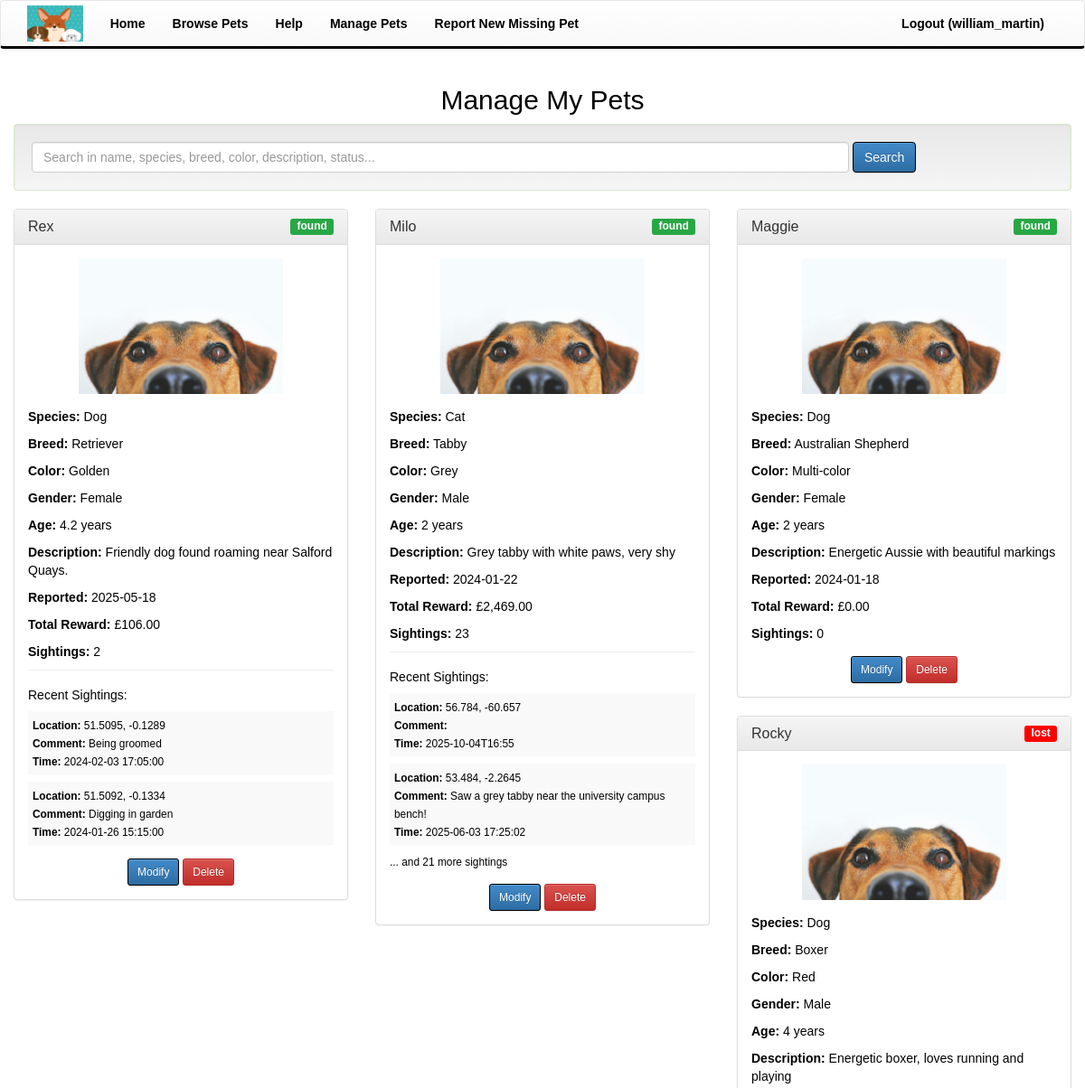
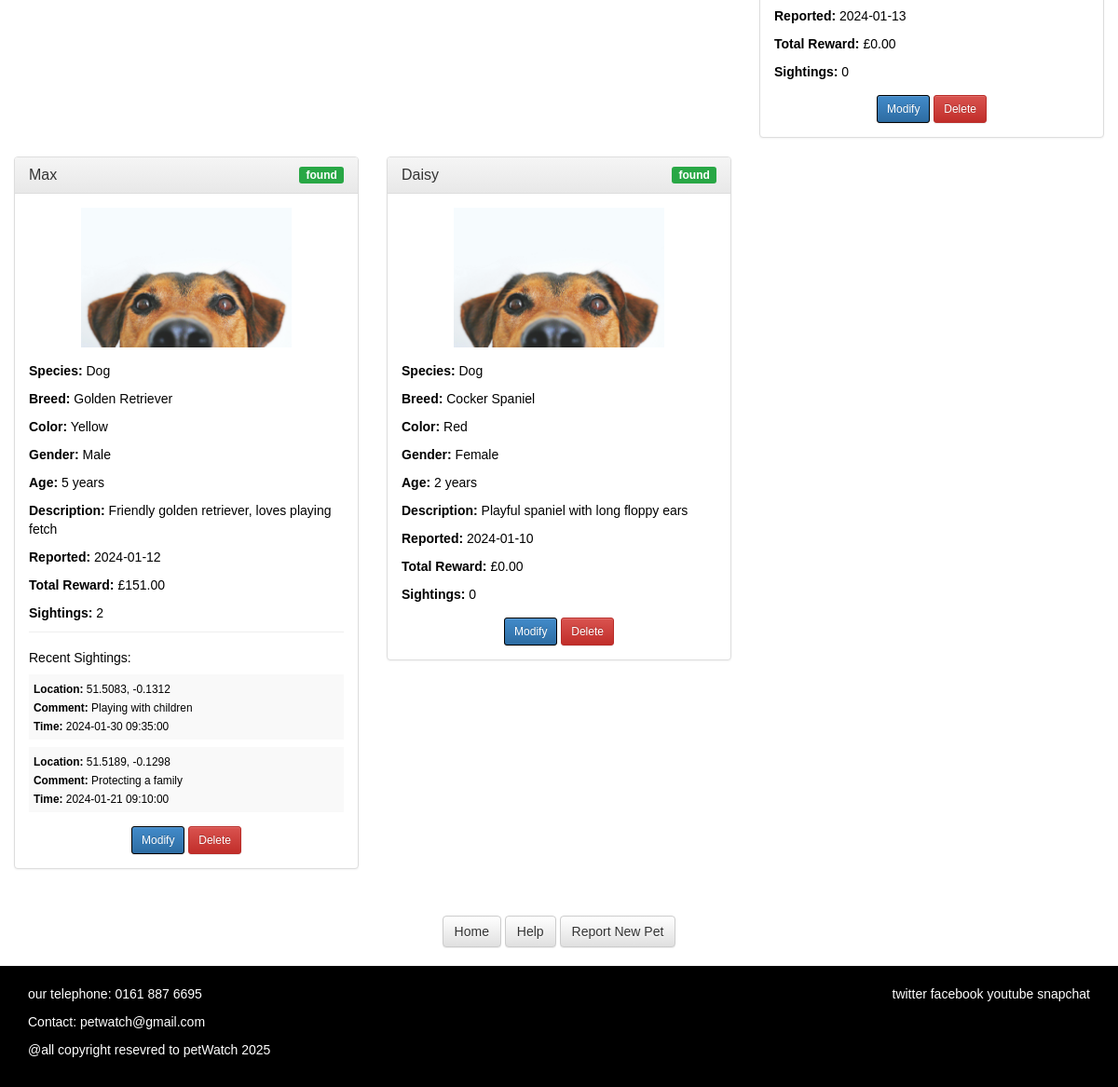
Page /petWatch/controllers/manage_pets.php (signed in) on the committed database (2 pictures, top to bottom).
### tables this page shows
CREATE TABLE "pets"
(
    id            INTEGER
        primary key autoincrement,
    name          TEXT,
    species       TEXT,
    breed         TEXT,
    color         TEXT,
    photo_url     TEXT,
    status        TEXT,
    description   TEXT,
    date_reported DATE,
    user_id       INTEGER
        references users,
    gender        TEXT,
    age           DECIMAL(4, 2),
    check (age >= 0 AND age <= 100),
    check (gender IN ('Male', 'Female')),
    check (status IN ('lost', 'found'))
);

CREATE TABLE sightings (
                           id INTEGER PRIMARY KEY AUTOINCREMENT,
                           pet_id INTEGER NOT NULL,
                           user_id INTEGER,
                           comment TEXT,
                           latitude REAL,
                           longitude REAL,
                           timestamp DATETIME DEFAULT CURRENT_TIMESTAMP, reward DECIMAL(20,2) CHECK(reward >= 0), count INTEGER CHECK(count >= 0 AND count <= 99999),
                           FOREIGN KEY (pet_id) REFERENCES pets(id),
                           FOREIGN KEY (user_id) REFERENCES users(id)
);

### petWatch/controllers/manage_pets.php (called while the page is built, shortened)
<?php
require_once '../Model/PetOwnerModel.php';
$db = getDbConnection();
$petOwnerModel = new PetOwnerModel($db);
$search = '';
$page = isset($_GET['page']) ? (int)$_GET['page'] : 1;
$perPage = 9;
$userPets = $petOwnerModel->getPetsByOwner($_SESSION['user_id'], $search, $page, $perPage);
include '../views/manage_pets.phtml';
?>

### petWatch/Model/PetOwnerModel.php (called while the page is built, shortened)
<?php
class PetOwnerModel
{
    private $db;
    public function __construct(PDO $db)
    {
        $this->db = $db;
    }
    public function getPetsByOwner($user_id, $search = '', $page = 1, $perPage = 9)
    {
        $offset = ($page - 1) * $perPage;
        $sql = "
            SELECT p.*,
                   COUNT(s.id) as sighting_count,
                   COALESCE(SUM(s.reward), 0) as total_reward
            FROM pets p
            LEFT JOIN sightings s ON p.id = s.pet_id
            WHERE p.user_id = ?
        ";
        $params = [$user_id];
        $sql .= " GROUP BY p.id ORDER BY p.date_reported DESC LIMIT ? OFFSET ?";
        $params[] = $perPage;
        $params[] = $offset;
        $stmt = $this->db->prepare($sql);
        $stmt->execute($params);
        return $stmt->fetchAll(PDO::FETCH_ASSOC);
    }
    public function getSightingsByPet($pet_id)
    {
        $stmt = $this->db->prepare("
            SELECT * FROM sightings
            WHERE pet_id = ?
            ORDER BY timestamp DESC
        ");
        $stmt->execute([$pet_id]);
        return $stmt->fetchAll(PDO::FETCH_ASSOC);
    }
}
?>

### petWatch/views/manage_pets.phtml (the view, shortened to what this page needs)
<?php global $search, $petOwnerModel, $totalPages, $page;
include 'template/header.phtml'; ?>
    <div class="row">
        <div class="col-md-12">
            <h2 class="text-center">Manage My Pets</h2>
            <div class="well">
                <form method="get" action="manage_pets.php" class="form-inline">
                    <div class="form-group" style="width: 80%;">
                        <input type="text" class="form-control" name="search"
                               placeholder="Search in name, species, breed, color, description, status..."
                               value="<?php echo htmlspecialchars($search); ?>" style="width: 100%;">
                    </div>
                    <button type="submit" class="btn btn-primary">Search</button>
                </form>
            </div>
            <?php if (empty($userPets)): ?>
                <div class="alert alert-info text-center">
                    <?php if (!empty($search)): ?>
                        No pets found matching your search criteria.
                    <?php else: ?>
                        You haven't added any pets yet.
                    <?php endif; ?>
                </div>
            <?php else: ?>
                <div class="row">
                    <?php foreach ($userPets as $pet): ?>
                        <div class="col-md-4 col-sm-6">
                            <div class="panel panel-default" style="min-height: 500px;">
                                <div class="panel-heading">
                                    <h4 class="panel-title">
                                        <?php echo htmlspecialchars($pet['name']); ?>
                                        <span class="label <?php echo $pet['status'] == 'lost' ? 'label-danger' : 'label-success'; ?> pull-right">
                                        <?php echo htmlspecialchars($pet['status']); ?>
                                    </span>
                                    </h4>
                                </div>
                                <div class="panel-body">
                                    <div class="text-center">
                                        <img src="../images/pet-image/<?php echo htmlspecialchars($pet['photo_url']); ?>"
                                             alt="<?php echo htmlspecialchars($pet['name']); ?>"
                                             class="img-responsive" style="max-height: 150px; margin: 0 auto;"
                                             onerror="this.src='../images/pet-image/default-pet.png'">
                                    </div>
                                    <div class="pet-details" style="margin-top: 15px;">
                                        <p><strong>Species:</strong> <?php echo htmlspecialchars($pet['species']); ?></p>
                                        <p><strong>Breed:</strong> <?php echo htmlspecialchars($pet['breed']); ?></p>
                                        <p><strong>Color:</strong> <?php echo htmlspecialchars($pet['color']); ?></p>
                                        <p><strong>Gender:</strong> <?php echo htmlspecialchars($pet['gender']); ?></p>
                                        <p><strong>Age:</strong> <?php echo htmlspecialchars($pet['age']); ?> years</p>
                                        <p><strong>Description:</strong> <?php echo htmlspecialchars($pet['description']); ?></p>
                                        <p><strong>Reported:</strong> <?php echo htmlspecialchars($pet['date_reported']); ?></p>
                                        <p><strong>Total Reward:</strong> £<?php echo number_format($pet['total_reward'], 2); ?></p>
                                        <p><strong>Sightings:</strong> <?php echo htmlspecialchars($pet['sighting_count']); ?></p>
                                    </div>
                                    <?php
                                    $sightings = $petOwnerModel->getSightingsByPet($pet['id']);
                                    if (!empty($sightings)):
                                        ?>
                                        <div class="sighting-info" style="border-top: 1px solid #eee; padding-top: 10px; margin-top: 10px;">
                                            <h5>Recent Sightings:</h5>
                                            <?php foreach (array_slice($sightings, 0, 2) as $sighting): ?>
                                                <div style="margin-bottom: 8px; padding: 5px; background: #f9f9f9;">
                                                    <small>
                                                        <strong>Location:</strong> <?php echo htmlspecialchars($sighting['latitude'] . ', ' . $sighting['longitude']); ?><br>
                                                        <strong>Comment:</strong> <?php echo htmlspecialchars($sighting['comment']); ?><br>
                                                        <strong>Time:</strong> <?php echo htmlspecialchars($sighting['timestamp']); ?>
                                                    </small>
                                                </div>
                                            <?php endforeach; ?>
                                            <?php if (count($sightings) > 2): ?>
                                                <small>... and <?php echo count($sightings) - 2; ?> more sightings</small>
                                            <?php endif; ?>
                                        </div>
                                    <?php endif; ?>
                                    <div class="text-center" style="margin-top: 15px;">
                                        <a href="report_pet.php?edit_id=<?php echo $pet['id']; ?>"
                                           class="btn btn-primary btn-sm">Modify</a>
                                        <a href="manage_pets.php?delete_id=<?php echo $pet['id']; ?>"
                                           class="btn btn-danger btn-sm"
                                           onclick="return confirmDeletePet()">Delete</a>
                                    </div>
                                </div>
                            </div>
                        </div>
                    <?php endforeach; ?>
                </div>
            <?php endif; ?>
            <div class="text-center" style="margin-top: 30px;">
                <a href="../index.php" class="btn btn-default">Home</a>
                <a href="help.php" class="btn btn-default">Help</a>
                <a href="report_pet.php" class="btn btn-default">Report New Pet</a>
            </div>
        </div>
    </div>
<?php include 'template/footer.phtml'; ?>

### petWatch/css/my-style.css (style rules this page uses)
html, body { height: 100%; margin: 0; padding: 0; }
body { background-color: white; color: black; font-family: Arial, sans-serif; display: flex; flex-direction: column; min-height: 100vh; }
.btn-primary { background-color: black; border-color: black; }
.label-danger { background-color: #ff0000; }
.label-success { background-color: #28a745; }
.well { background-color: #dff0d8; border-color: #d6e9c6; }

### rows in the picture
pets: name "Rex", status "found", photo_url (picture), species "Dog", breed "Retriever", color "Golden", gender "Female", age "4.2", description "Friendly dog found roaming near Salford Quays.", date_reported "2025-05-18", total_reward "106.00", sighting_count "2"
sightings: latitude+longitude "51.5095, -0.1289", comment "Being groomed", timestamp "2024-02-03 17:05:00"
sightings: latitude+longitude "51.5092, -0.1334", comment "Digging in garden", timestamp "2024-01-26 15:15:00"
pets: name "Milo", status "found", photo_url (picture), species "Cat", breed "Tabby", color "Grey", gender "Male", age "2", description "Grey tabby with white paws, very shy", date_reported "2024-01-22", total_reward "2,469.00", sighting_count "23", count($sightings) - 2 "21"
sightings: latitude+longitude "56.784, -60.657", timestamp "2025-10-04T16:55"
sightings: latitude+longitude "53.484, -2.2645", comment "Saw a grey tabby near the university campus bench!", timestamp "2025-06-03 17:25:02"
pets: name "Maggie", status "found", photo_url (picture), species "Dog", breed "Australian Shepherd", color "Multi-color", gender "Female", age "2", description "Energetic Aussie with beautiful markings", date_reported "2024-01-18", total_reward "0.00", sighting_count "0"
pets: name "Rocky", status "lost", photo_url (picture), species "Dog", breed "Boxer", color "Red", gender "Male", age "4", description "Energetic boxer, loves running and playing", date_reported "2024-01-13", total_reward "0.00", sighting_count "0"
pets: name "Max", status "found", photo_url (picture), species "Dog", breed "Golden Retriever", color "Yellow", gender "Male", age "5", description "Friendly golden retriever, loves playing fetch", date_reported "2024-01-12", total_reward "151.00", sighting_count "2"
sightings: latitude+longitude "51.5083, -0.1312", comment "Playing with children", timestamp "2024-01-30 09:35:00"
sightings: latitude+longitude "51.5189, -0.1298", comment "Protecting a family", timestamp "2024-01-21 09:10:00"
pets: name "Daisy", status "found", photo_url (picture), species "Dog", breed "Cocker Spaniel", color "Red", gender "Female", age "2", description "Playful spaniel with long floppy ears", date_reported "2024-01-10", total_reward "0.00", sighting_count "0"

### other values in the picture
$_SESSION['username'] "william_martin"
